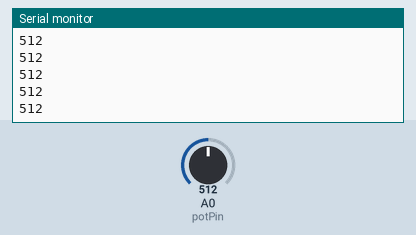
This sketch was run on a simulated Arduino Uno, built with avr-gcc and run on an emulated ATmega328P. Parts: the last lines printed to the serial monitor. The test bench sets the inputs (shaded band); at power-on: A0 (potPin) = 512.

Above: at 1.2 s.
1.3 s: A0 (potPin) set to 716
At 2.3 s:
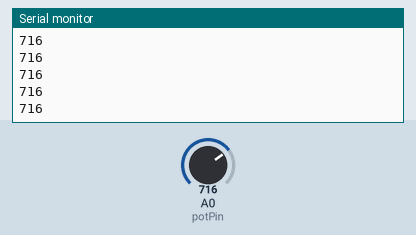
2.8 s: A0 (potPin) set to 900
At 3.3 s:
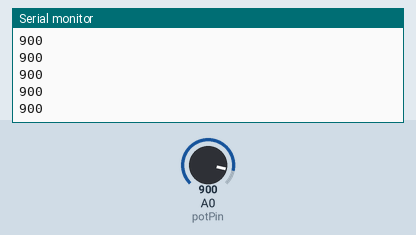
Timing chart, 0 to 5.8 s (numbered marks = the images above; inputs shaded):
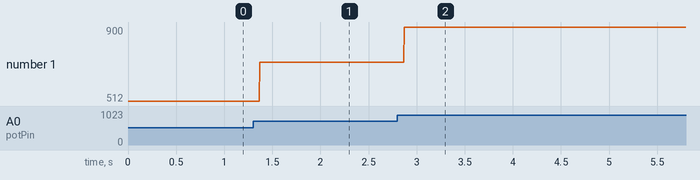

The sketch:

potentiometer.ino
```cpp
//David Feinzimer
//dfeinzimer@gmail.com
//Jan 19 2018

int potPin = 0;
int val = 0;

void setup() {
  Serial.begin(9600);
}

void loop() {
  val = analogRead(potPin);    // read the value from the sensor
  Serial.println(val);
}
```

Measured:
- after the input at 1.3 s, the serial monitor: prints a new line after 0.07 s (image 1)
- after the input at 2.8 s, the serial monitor: prints a new line after 0.07 s (image 2)
- plotted number 1: 512 → 716 after the input at 1.3 s, 716 → 900 after the input at 2.8 s
